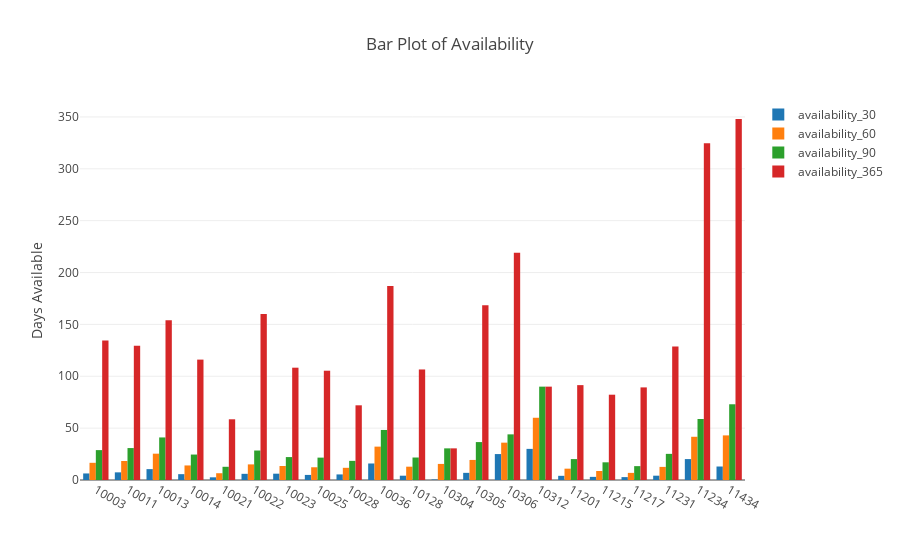

Notebook source saved alongside this figure:
### Code cell
barplots_with_columnnames(['availability_30','availability_60','availability_90','availability_365'], 'Availability')
